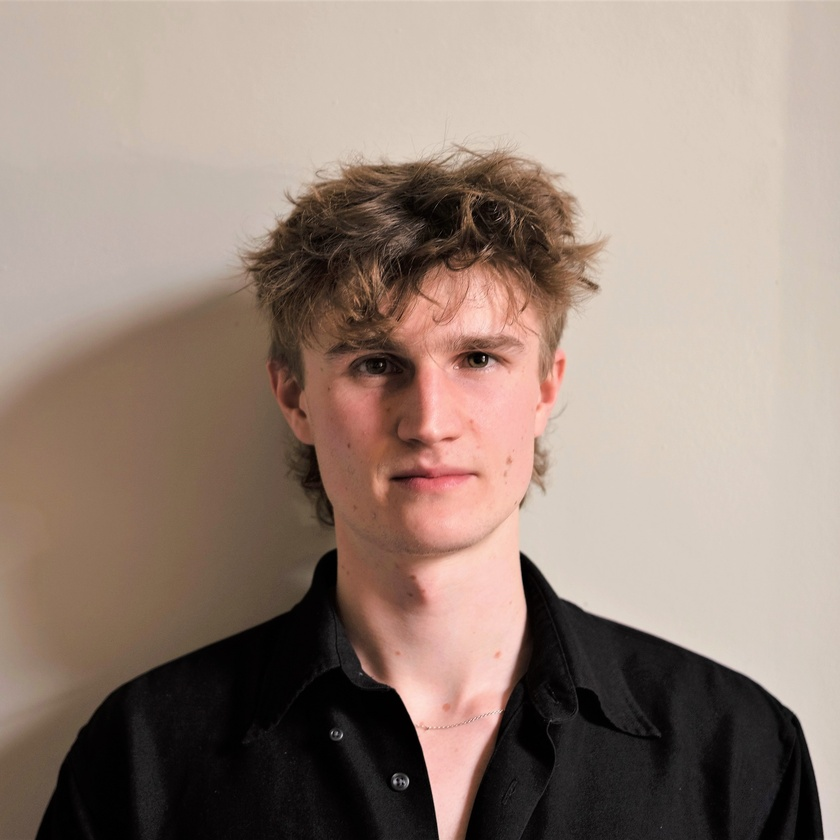
#> input picture imgs/ed.jpg, 840 x 840 px, shrunk from 3264 x 3264 before the run
$ jupyter execute kmeans_clustering.ipynb
#> lines starting #> are read from the running program, lines starting #| are printed output that depends on the picture
[cell 1]
import cv2
import matplotlib.pyplot as plt
import numpy as np

[cell 2]
sample_image = cv2.imread('imgs/ed.jpg')
#> sample_image is the input picture: shape (840, 840, 3); mean B, G, R 121.6, 132.7, 151.3
img = cv2.cvtColor(sample_image,cv2.COLOR_BGR2RGB)
plt.axis('off')
plt.imshow(img)

[cell 3]
twoDimage = img.reshape((-1,3))
twoDimage = np.float32(twoDimage)
criteria = (cv2.TERM_CRITERIA_EPS + cv2.TERM_CRITERIA_MAX_ITER, 10, 1.0)
K = 9
attempts=10
ret,label,center=cv2.kmeans(twoDimage,K,None,criteria,attempts,cv2.KMEANS_PP_CENTERS)
#> ret = 128361439.2; center = [[216.7, 204.2, 192.2], [71.41, 50.69, 38.71], [138.8, 106.7, 85.77], [8.16, 6.33, 6.66], [199.1, 184, 173.6], [109.9, 83.14, 65.93], [33.33, 29.33, 28.72], [180.7, 136.9, 120.5], [244.8, 189.2, 177.2]]
center = np.uint8(center)
#> center = [[216, 204, 192], [71, 50, 38], [138, 106, 85], [8, 6, 6], [199, 184, 173], [109, 83, 65], [33, 29, 28], [180, 136, 120], [244, 189, 177]]
res = center[label.flatten()]
result_image = res.reshape((img.shape))
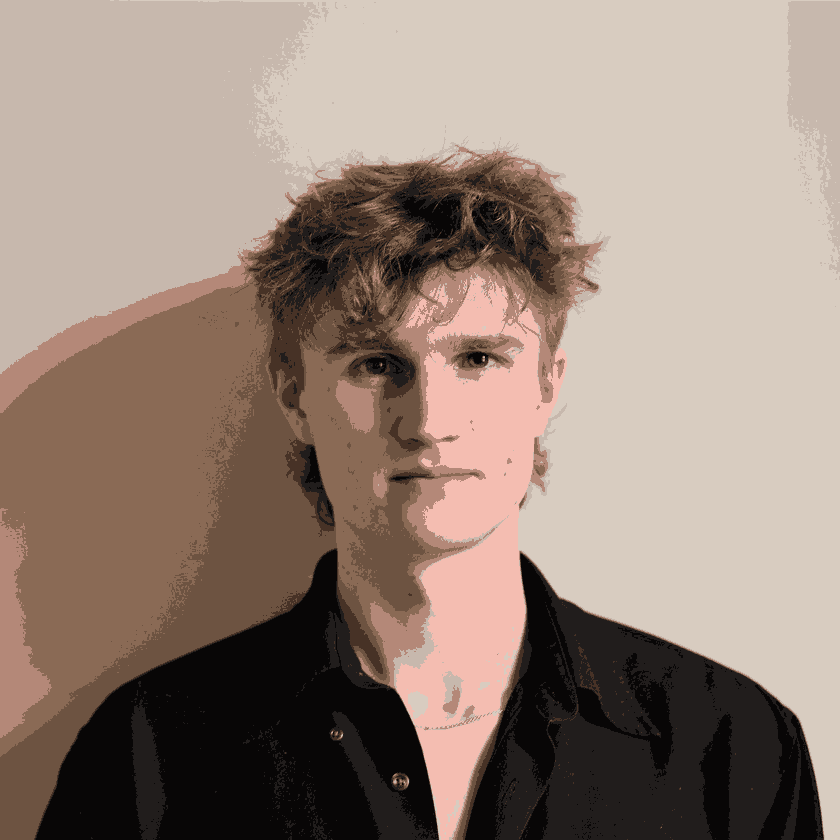
#> result_image: shape (840, 840, 3); mean R, G, B 150.8, 132.4, 121.1

plt.axis('off')
plt.imshow(result_image)

[cell 4]
print(label.shape)
#| (705600, 1)
